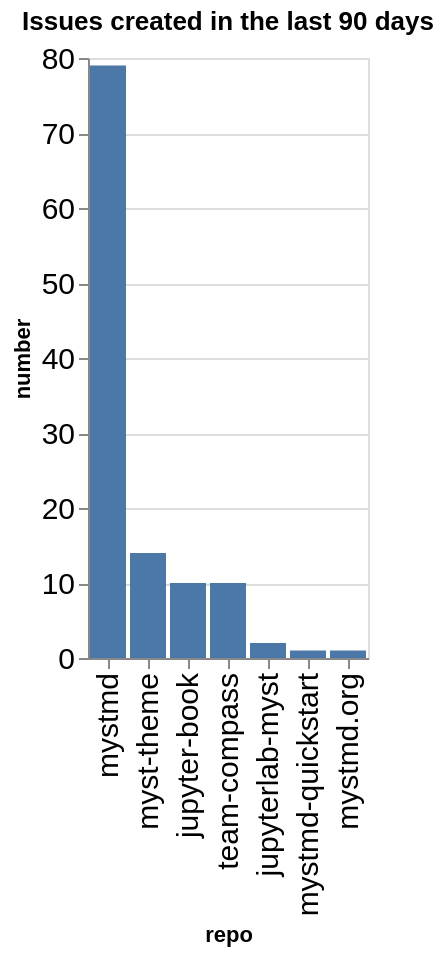

Source (notebook cell):
### Code cell
created_counts = created.groupby(['org', 'repo']).count()['number'].reset_index()
created_counts['org/repo'] = created_counts.apply(lambda a: a['org'] + '/' + a['repo'], axis=1)
sorted_vals = created_counts.sort_values(['org', 'number'], ascending=False)['repo'].values
alt.Chart(data=created_counts, title=f"Issues created in the last {n_days} days").mark_bar().encode(
    x=alt.X('repo', sort=alt.Sort(sorted_vals.tolist())),
    y='number',
)

### Figure 1 — Vega-Lite specification as saved in the notebook (floating-point values rounded to 4 significant figures)
{"config": {"axisLeft": {"labelFontSize": 15}, "axisBottom": {"labelFontSize": 15}}, "data": {"name": "data-5dd22f890e2143aa016534a2e1d2b60e"}, "mark": {"type": "bar"}, "encoding": {"x": {"field": "repo", "sort": ["mystmd", "myst-theme", "jupyter-book", "team-compass", "jupyterlab-myst", "mystmd-quickstart", "mystmd.org"], "type": "nominal"}, "y": {"field": "number", "type": "quantitative"}}, "title": "Issues created in the last 90 days", "$schema": "https://vega.github.io/schema/vega-lite/v5.20.1.json", "datasets": {"data-5dd22f890e2143aa016534a2e1d2b60e": [{"org": "jupyter-book", "repo": "jupyter-book", "number": 10, "org/repo": "jupyter-book/jupyter-book"}, {"org": "jupyter-book", "repo": "jupyterlab-myst", "number": 2, "org/repo": "jupyter-book/jupyterlab-myst"}, {"org": "jupyter-book", "repo": "myst-theme", "number": 14, "org/repo": "jupyter-book/myst-theme"}, {"org": "jupyter-book", "repo": "mystmd", "number": 79, "org/repo": "jupyter-book/mystmd"}, {"org": "jupyter-book", "repo": "mystmd-quickstart", "number": 1, "org/repo": "jupyter-book/mystmd-quickstart"}, {"org": "jupyter-book", "repo": "mystmd.org", "number": 1, "org/repo": "jupyter-book/mystmd.org"}, {"org": "jupyter-book", "repo": "team-compass", "number": 10, "org/repo": "jupyter-book/team-compass"}]}}
